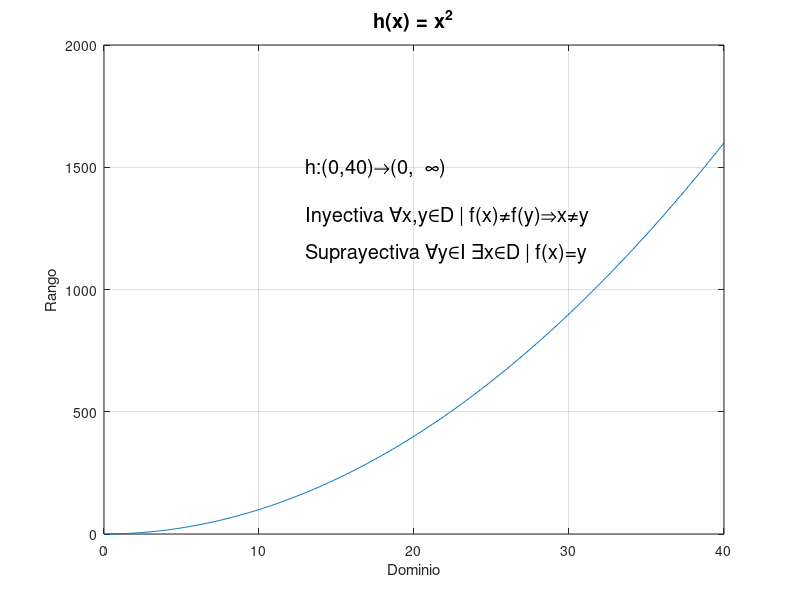

Here is the MATLAB script that generated this plot:
%Octave Script
%Title		    :Funcion biyectiva, inyectiva y suprayectiva
%Description	:Script que grafica la funcion 2 y la clasifica
%Authors	    :Suseth Abigail Sandoval Damian
%Date		      :2021_11_11
% Version	    :1
% Usage		    :octave> /path/Fun_2.m
% Notes		    :Se requiere plicacion Octave

% Limpiar variables
clear

%Intervalo de la funcion
x=0:0.1:40;

% Funcion a graficar
hx= x.^2;

% Dibujar funcion
plot(x, hx);
grid

% Titulo de grafica
title(['\fontsize{20}h(x) = x^2']);

% Etiqueta para eje x
xlabel(['Dominio']);

% Etiqueta para eje y
ylabel(['Rango']);

text(13,1500,strcat('\fontsize{20}h:(0,40){\rightarrow}(0,{	\infty})'));
text(13,1300,strcat('\fontsize{20}Inyectiva \forallx,y\inD | f(x)\neqf(y)\Rightarrowx\neqy'));
text(13,1150,strcat('\fontsize{20}Suprayectiva \forally\inI \existsx\inD | f(x)=y'));

% Salidas
f = 'h(x) = x^2';
fun= 'h:(0, 40)->(0,oo)';
tipo = 'Biyectiva';
e = 'Es suprayectiva porque todos los elementos de la I h(x) tiene un valor en el dominio';
e2 = 'Es inyectiva porque a cada valor del dominio le corresponde uno diferente del rango';

disp('');
disp(['La funcion es ', num2str(f)]);
disp('');
disp([num2str(fun)]);
disp(['Esta es una funcion ', num2str(tipo)]);
disp([num2str(e)]);
disp([num2str(e2)]);
disp('');
